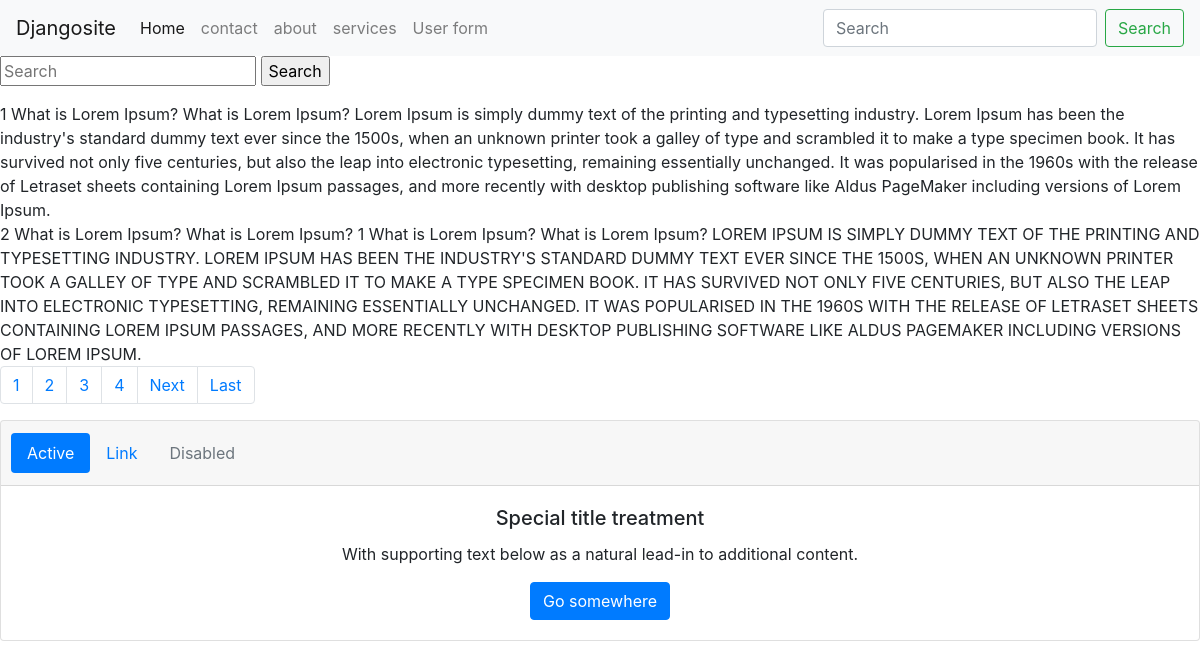
Page /services/ on the committed database.
### service/models.py (models this page shows)
class Service(models.Model):
    service_icon=models.CharField(max_length=50)
    service_title=models.CharField(max_length=50)
    service_des=models.TextField()

### mysite/views.py (the view)
# urls.py: path('services/',views.services,name='services'),
def services(request):
    serviceData=Service.objects.all().order_by('service_title')
    if request.method=="GET":
         st=request.GET.get('servicename')
         if st!=None:
             serviceData=Service.objects.filter(service_title__icontains=st) ##filter data with any same character or word
    paginator=Paginator(serviceData,2)
    page_number=request.GET.get('page')
    serviceDatafinal=paginator.get_page(page_number)
    totalPages=serviceDatafinal.paginator.num_pages ##num_pages give totalpage count
    data={
        'serviceData':serviceDatafinal, ##this limit data show only 2 with paginator...
        'lastPage':totalPages,
        'totalPageList':[n+1 for n in range(totalPages)],
    }
    return render(request,'services.html',data)

### mysite/templates/services.html (shortened to what this page needs)
{% extends 'base.html' %}
{% block content %}
<form method="get" >
    <input type="text" name="servicename" placeholder="Search" value=""/>
    <input type="submit" value="Search"/>
</form>
{% for n in serviceData %}
    {{forloop.counter}}
    {{n.service_icon}}
    {{n.service_title}}
    {{n.service_des | safe}}
    <br/>
{% empty %}
No data Found
{% endfor %}
<nav aria-label="...">
    <ul class="pagination">
      {% for n in totalPageList %}
      <li class="page-item"><a class="page-link" href="/services/?page={{n}}">{{n}}</a></li>
      {% endfor %}
      {% if serviceData.has_next %}
      <li class="page-item">
        <a class="page-link" href="/services/?page={{serviceData.next_page_number}}">Next</a>
      </li>
      <li class="page-item">
        <a class="page-link" href="/services/?page={{lastPage}}" tabindex="-1">Last</a>
      </li>
      {% endif %}
    </ul>
  </nav>
{% endblock %}

### rows in the picture
Service: service_icon "What is Lorem Ipsum?", service_title "What is Lorem Ipsum?", service_des "Lorem Ipsum is simply dummy text of the printing and typesetting industry. Lorem Ipsum has been the industry's standard dummy text ever since the 1500s, when an unknown printer took a galley of type and scrambled it to make a type specimen book. It has survived not only five centuries, but also the leap into electronic typesetting, remaining essentially unchanged. It was popularised in the 1960s with the release of Letraset sheets containing Lorem Ipsum passages, and more recently with desktop publishing software like Aldus PageMaker including versions of Lorem Ipsum."
Service: service_icon "What is Lorem Ipsum?", service_title "What is Lorem Ipsum?", service_des "1 What is Lorem Ipsum? What is Lorem Ipsum? LOREM IPSUM IS SIMPLY DUMMY TEXT OF THE PRINTING AND TYPESETTING INDUSTRY. LOREM IPSUM HAS BEEN THE INDUSTRY'S STANDARD DUMMY TEXT EVER SINCE THE 1500S, WHEN AN UNKNOWN PRINTER TOOK A GALLEY OF TYPE AND SCRAMBLED IT TO MAKE A TYPE SPECIMEN BOOK. IT HAS SURVIVED NOT ONLY FIVE CENTURIES, BUT ALSO THE LEAP INTO ELECTRONIC TYPESETTING, REMAINING ESSENTIALLY UNCHANGED. IT WAS POPULARISED IN THE 1960S WITH THE RELEASE OF LETRASET SHEETS CONTAINING LOREM IPSUM PASSAGES, AND MORE RECENTLY WITH DESKTOP PUBLISHING SOFTWARE LIKE ALDUS PAGEMAKER INCLUDING VERSIONS OF LOREM IPSUM."

### other values in the picture
{{ n }} "1" "2" "3" "4"
